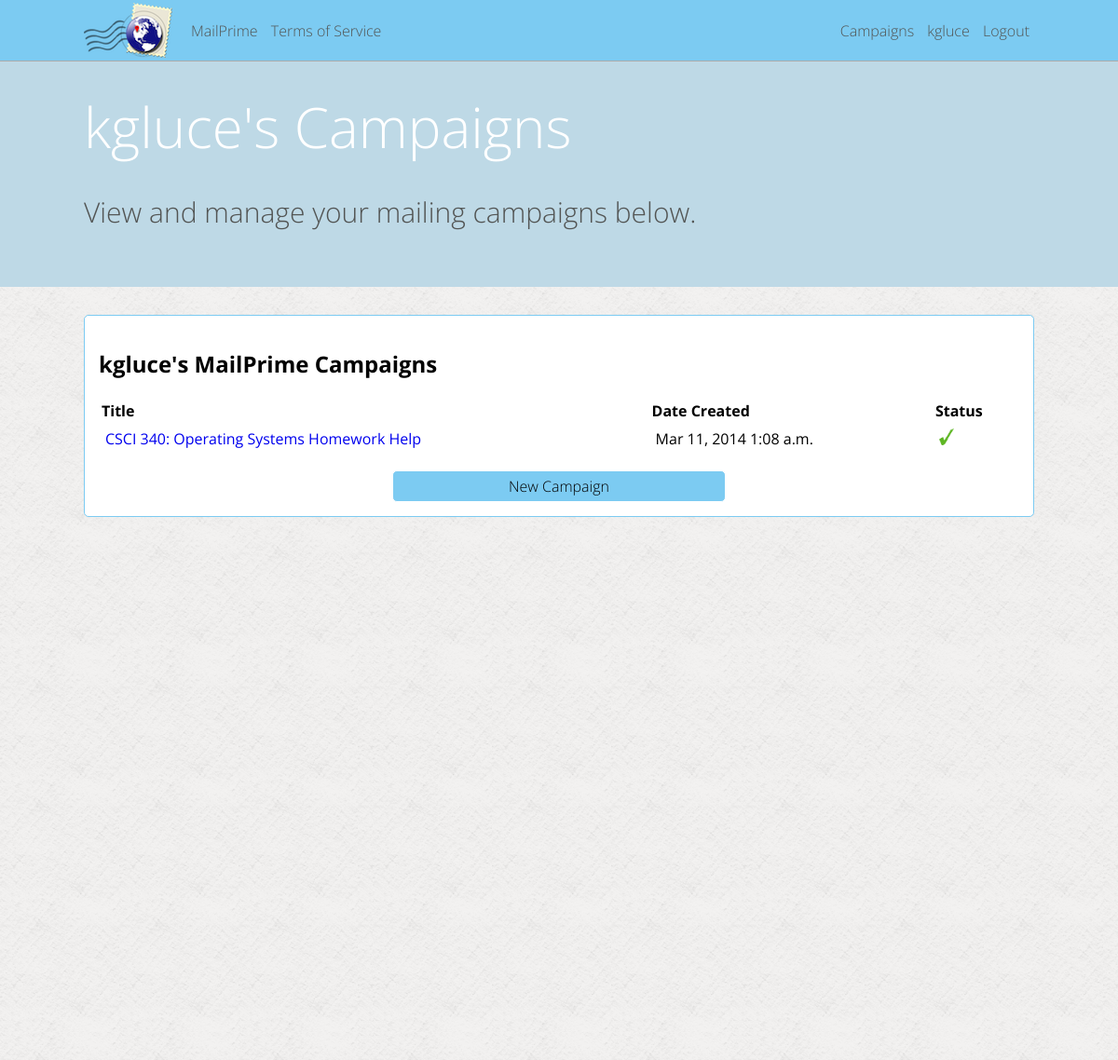
Page /kgluce/campaigns (signed in) on the committed database.
### mailer/models.py (models this page shows, shortened)
class Campaign(models.Model):
	title = models.CharField(max_length=200)
	about = models.TextField()
	created_date = models.DateTimeField(auto_now_add=True, blank=True)
	updated_date = models.DateTimeField(auto_now=True)
	active = models.BooleanField(default=True)
	user = models.ForeignKey(User)

### mailer/campaign_views.py (the view)
# urls.py: url(r'^(\w+)/campaigns$', campaign_views.user_campaigns, name='user_campaigns'),
def user_campaigns(request, param_username):
	page_vars = { "page_title": request.user.username + '\'s campaigns' }
	if current_user(request) and param_username == request.user.username:
		user_campaigns = Campaign.objects.filter(user = request.user).order_by('-created_date')
		page_vars['campaigns'] = user_campaigns
		return render(request, 'campaign/index.html', page_vars)
	else:
		raise Http404

### mailer/lib.py (called while the page is built)
def current_user(request):
	if request.user.is_authenticated():
		return True
	else:
		return False

### mailer/templates/campaign/index.html
{% extends "_base.html" %}
{% block content %}
<div class="solid_bg">
<h2>{{ user.username }}'s MailPrime Campaigns</h2>
<table class="full_width">
<tr>
	<th>Title</th>
	<th>Date Created</th>
	<th>Status</th>
</tr>
{% for campaign in campaigns %}
<tr>
	<td><a href="/{{ user.username }}/campaign-{{ campaign.pk }}">{{ campaign.title }}</a></td>
	<td>{{ campaign.created_date|date:"M d, Y" }} {{ campaign.created_date|time:"P" }}</td>
	{% if campaign.active %}
		<td><img src="/static/images/bueno.png" height="18px" /></td>
	{% else %}
		<td><img src="/static/images/no_bueno.png" height="18px" /></td>
	{% endif %}
{% endfor %}
</table>
<a class="link_button_center" href="/{{ user.username }}/campaigns/new">New Campaign</a>
</div>
{% endblock %}
{% block header %}
<h5 id="header_title">{{ user.username }}'s Campaigns</h5>
<p id="header_desc">View and manage your mailing campaigns below.</p>
{% endblock header %}

### mailer/templates/_base.html (shortened to what this page needs)
{% load staticfiles %}
<!DOCTYPE html>
<html>
<head>
	<link href="{% static 'css/base.css' %}" rel="stylesheet">
	<link rel="stylesheet" href="//ajax.googleapis.com/ajax/libs/jqueryui/1.10.4/themes/smoothness/jquery-ui.css" />
</head>
<body>
	<nav>
		<div class="menu_wrapper">
			<img id="nav_icon" src="{% static 'images/nav_icon.png' %}" height="59px"></img>
			<ul class="nav_left">
				<li><a class="nav_link" href="/">MailPrime</a></li>
				<li><a class="nav_link" href="/tos">Terms of Service</a></li>
			</ul>
			<ul class="nav_right">
				{% if user.is_authenticated %}
				<li><a class="nav_link" href="/{{ user.username }}/campaigns">Campaigns</a></li>
				<li><a class="nav_link" href="/{{ user.username }}/account">{{ user.username }}</a></li>
				<li><a class="nav_link" href="/logout">Logout</a></li>
				{% else %}
				<li><a class="nav_link" href="/login">Login</a></li>
				{% endif %}
			</ul>
		</div>
	</nav>
	<header>
		<div class="content_wrapper">
			{% block header %}{% endblock header %}
		</div>
	</header>
	<section id="main">
		<div class="content_wrapper">
			{% block content %}
			{% endblock %}
		</div>
	</section>
</body>
</html>

### static/css/base.css (style rules this page uses)
html, body { height: 100%; }
html { font-family: 'Open Sans', sans-serif; }
.menu_wrapper { margin: 0 auto; padding: 0; height: 65px; max-width: 1200px; width: 85%; }
nav { position: fixed; width: 100%; height: 65px; left: 0px; top: 0px; background-color: #7ccbf2; outline: 1px outset #ffffff; }
.menu_wrapper { margin: 0 auto; padding: 0; height: 65px; max-width: 1200px; min-width: 590px; width: 85%; }
.nav_left { float: left; list-style: none; height: 100%; margin: 0; padding: 0; }
.nav_left li { font-family: 'Open Sans', sans-serif; font-weight: 300; color: #525453; padding-top: 22px; display: inline-block; padding-right: 5px; padding-left: 5px; height: 43px; }
.nav_left li .nav_link { text-decoration: none; color: #525453; }
#nav_icon { float: left; margin-right: 15px; margin-top: 3px; margin-bottom: 3px; }
.nav_right { float: right; list-style: none; height: 100%; margin: 0; padding: 0; }
.nav_right li { font-family: 'Open Sans', sans-serif; font-weight: 300; color: #525453; padding-top: 22px; display: inline-block; padding-right: 5px; padding-left: 5px; height: 43px; }
.nav_right li .nav_link { text-decoration: none; color: #525453; }
.solid_bg { background-color: #ffffff; padding: 15px; border-radius: 5px; border: 1px solid #ffffff; border: 1px solid #7ccbf2; margin: 0; }
.content_wrapper { margin: 0 auto; max-width: 1200px; width: 85%; padding: 0; height: 100%; }
body { margin: 0; padding: 0; }
header { background-color: #bed9e6; margin: 0; padding: 0; padding-top: 95px; padding-bottom: 30px; width: 100%; }
#header_title { font-family: 'Open Sans', sans-serif; font-weight: 300; color: #ffffff; font-size: 60px; margin: 0; padding: 0; }
#header_desc { font-family: 'Open Sans', sans-serif; font-weight: 300; color: #525453; font-size: 30px; }
section[id="main"] { width: 100%; margin: 0; padding: 0; padding-top: 30px; background-image: url('/static/images/white_pattern.png'); height: 100%; }
.link_button_center { display: block; padding: 5px; text-decoration: none; background-color: #7ccbf2; font-family: 'Open Sans', sans-serif; font-weight: 300; color: #000000; border-radius: 5px; border: 1px solid #ffffff; text-align: center; width: 35%; margin: 0 auto; margin-top: 15px; }
table[class='full_width'] { width: 100%; }
table[class='full_width'] th { text-align: left; }
table[class='full_width'] td { padding: 5px; }
table[class='full_width'] td a { text-decoration: none; }

### rows in the picture
Campaign: title "CSCI 340: Operating Systems Homework Help", created_date "Mar 11, 2014", created_date "1:08 a.m.", active True (drawn)

### other values in the picture
{{ user.username }} "kgluce"
